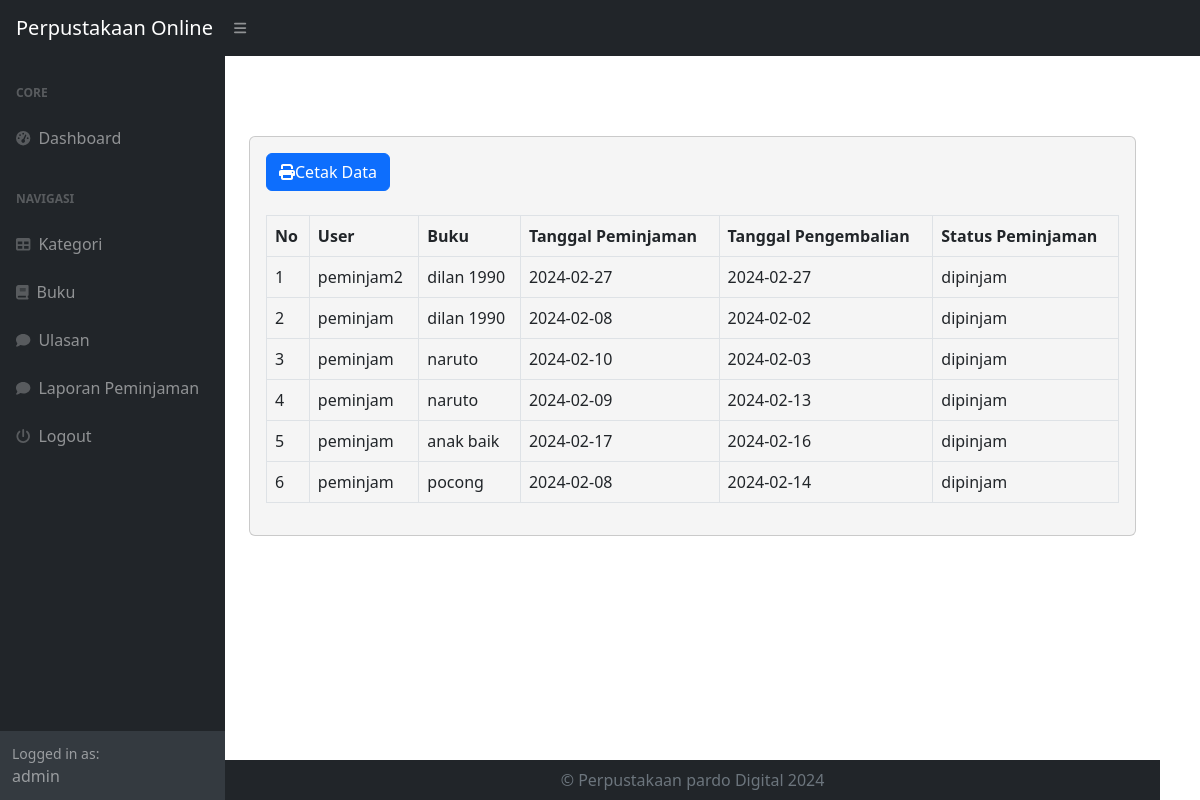
Screenshot of /index.php?page=laporan (signed in) with the database file from the repository.
### tables this page shows
CREATE TABLE `peminjaman` (
  `id_peminjaman` int(11) NOT NULL,
  `id_user` int(11) DEFAULT NULL,
  `id_buku` int(11) DEFAULT NULL,
  `tanggal_peminjaman` varchar(225) DEFAULT NULL,
  `tanggal_pengembalian` varchar(225) DEFAULT NULL,
  `status_peminjaman` enum('dipinjam','dikembalikan') DEFAULT NULL
);

CREATE TABLE `user` (
  `id_user` int(11) NOT NULL,
  `nama` varchar(225) DEFAULT NULL,
  `username` varchar(225) DEFAULT NULL,
  `password` varchar(225) DEFAULT NULL,
  `email` varchar(225) DEFAULT NULL,
  `alamat` text DEFAULT NULL,
  `no_telepon` varchar(225) DEFAULT NULL,
  `level` enum('admin','petugas','peminjam') DEFAULT NULL
);

CREATE TABLE `buku` (
  `id_buku` int(11) NOT NULL,
  `id_kategori` int(11) DEFAULT NULL,
  `judul` varchar(225) DEFAULT NULL,
  `penulis` varchar(225) DEFAULT NULL,
  `penerbit` varchar(225) DEFAULT NULL,
  `tahun_terbit` varchar(225) DEFAULT NULL,
  `deskripsi` text DEFAULT NULL
);

### laporan.php (the view)
<?php
 include "do.php";
?>
<h1 class="mt-4">Laporan Peminjaman Buku</h1>
    <div class="card">
        <div class="card-body">
        <div class="row">
            <div class="col-md-12">
                <a href="cetak.php" target="_blank" class="btn btn-primary"><i class="fa fa-print"></i>Cetak Data</a>
                <br>
                <br>
                <table class="table table-bordered" id="dataTable" width="100%" cellspacing="0">
                    <tr>
                        <th>No</th>
                        <th>User</th>
                        <th>Buku</th>
                        <th>Tanggal Peminjaman</th>
                        <th>Tanggal Pengembalian</th>
                        <th>Status Peminjaman</th>
                    </tr>
                    <?php
                    $i = 1;
                        $query = mysqli_query($koneksi, "SELECT*FROM peminjaman LEFT JOIN user on user.id_user = peminjaman.id_user LEFT JOIN buku on buku.id_buku = peminjaman.id_buku");
                        while($data =mysqli_fetch_array($query)){
                            ?>
                            <tr>
                                <td><?php echo $i++; ?></td>
                                <td><?php echo $data['nama']; ?></td>
                                <td><?php echo $data['judul']; ?></td>
                                <td><?php echo $data['tanggal_peminjaman']; ?></td>
                                <td><?php echo $data['tanggal_pengembalian']; ?></td>
                                <td><?php echo $data['status_peminjaman']; ?></td>
                            </tr>
                            <?php
                        }
                    ?>
                </table>
            </div>
        </div>
    </div>
 </div>

### index.php (style rules this page uses)
body { background-image: url('path/to/your/image.jpg'); background-size: cover; background-position: center; }

### do.php (style rules this page uses)
body { background-image: url('assets/img/w.jpg'); background-size: cover; background-repeat: no-repeat; color: #fff; padding-right: 40px; background-position: center; padding-top: 0px; }
.card { background-color: whitesmoke; color: white; }

### rows the page displays
peminjaman: id_user.nama "peminjam2", id_buku.judul "dilan 1990", tanggal_peminjaman "2024-02-27", tanggal_pengembalian "2024-02-27", status_peminjaman "dipinjam"
peminjaman: id_user.nama "peminjam", id_buku.judul "dilan 1990", tanggal_peminjaman "2024-02-08", tanggal_pengembalian "2024-02-02", status_peminjaman "dipinjam"
peminjaman: id_user.nama "peminjam", id_buku.judul "naruto", tanggal_peminjaman "2024-02-10", tanggal_pengembalian "2024-02-03", status_peminjaman "dipinjam"
peminjaman: id_user.nama "peminjam", id_buku.judul "naruto", tanggal_peminjaman "2024-02-09", tanggal_pengembalian "2024-02-13", status_peminjaman "dipinjam"
peminjaman: id_user.nama "peminjam", id_buku.judul "anak baik", tanggal_peminjaman "2024-02-17", tanggal_pengembalian "2024-02-16", status_peminjaman "dipinjam"
peminjaman: id_user.nama "peminjam", id_buku.judul "pocong", tanggal_peminjaman "2024-02-08", tanggal_pengembalian "2024-02-14", status_peminjaman "dipinjam"

### other values shown
$_SESSION['user']['nama'] "admin"
